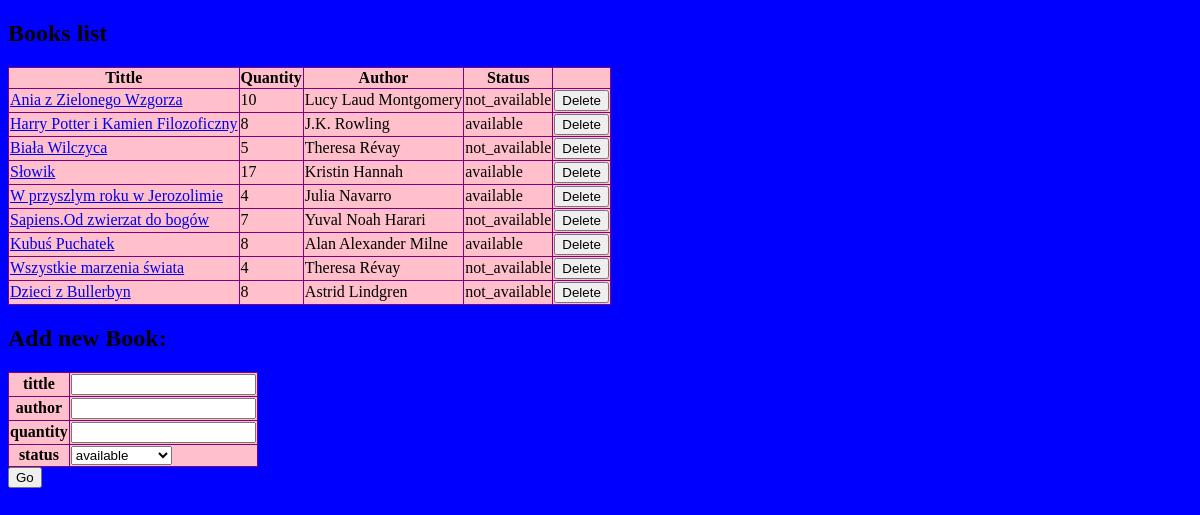
/books/, run on an earlier commit of the app's database.
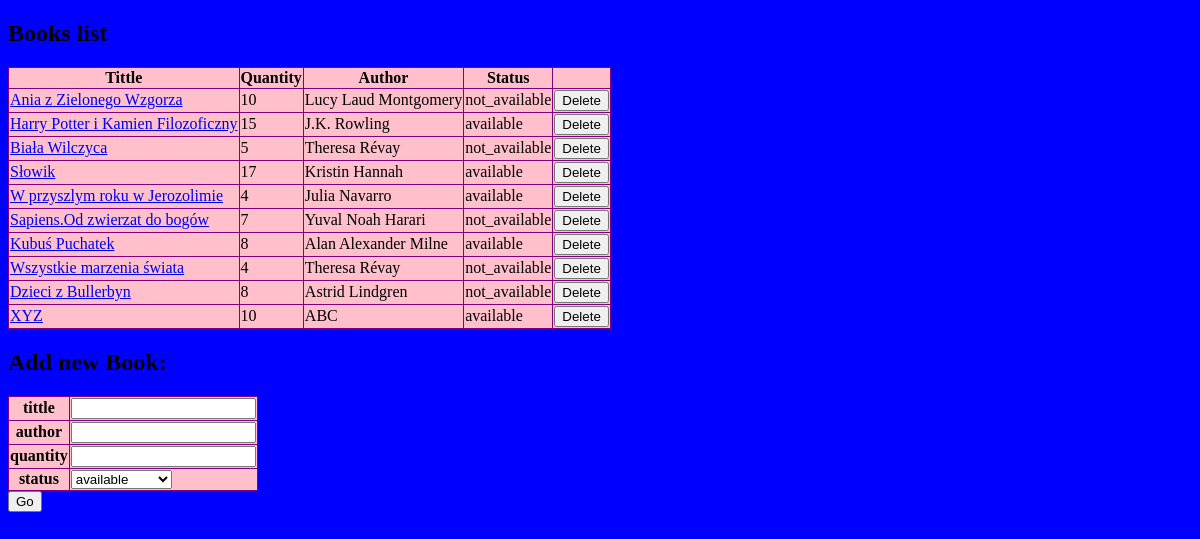
And on a later commit of the database.
### app/models.py (models this page shows, shortened)
class Book(db.Model):
    __table_args__ = {'extend_existing': True}
    id = db.Column(db.Integer, primary_key=True)
    tittle = db.Column(db.String(100))
    quantity = db.Column(db.Integer, nullable=True)
    author_id = db.Column(db.Integer, db.ForeignKey('author.id'))
    rental_id = db.Column(db.Integer, db.ForeignKey('rental.id'))
    def get_author(self):
        author = Author.query.filter_by(id=self.author_id).first()
        return author.name
    def get_rental_status(self):
        rental_status = Rental.query.filter_by(id=self.rental_id).first()
        return rental_status.status.value

class Author(db.Model):
    __table_args__ = {'extend_existing': True}
    id = db.Column(db.Integer, primary_key=True)
    name = db.Column(db.String(100))
    books = db.relationship("Book", backref="author_name")

class Rental(db.Model):
    __table_args__ = {'extend_existing': True}
    id = db.Column(db.Integer, primary_key=True)
    status = db.Column(db.Enum(Status_Enum), default=Status_Enum.available)
    books = db.relationship("Book", backref="rental_status")

### app/routes.py (the view, shortened to what this page needs)
@app.route("/books/", methods=["GET", "POST"])
def book_list():
    form = BookForm()
    error = ""
    return render_template("book.html", form=form, books=Book.query.all(), error=error)

### app/forms.py
class BookForm(FlaskForm):
    tittle = StringField("tittle", validators=[DataRequired()])
    author = StringField("author", validators=[DataRequired()])
    quantity = IntegerField('quantity', validators=[DataRequired()])
    status = SelectField('status', choices=[('available', 'available'), ('not_available', 'not_available')], validators=[DataRequired()])

### app/templates/book.html (shortened to what this page needs)
<!DOCTYPE html>
<html lang="en">
<head>
    <link rel="stylesheet" href={{ url_for('static', filename='style.css') }}>
</head>
<body>
<h2>Books list</h2>
<table>
    <thead>
    <th>Tittle</th>
    <th>Quantity</th>
    <th>Author</th>
    <th>Status</th>
    </thead>
{% for book in books %}
    <tr>
        <td><a href="/books/edit/{{ book.id }}">{{ book.tittle }}</a></td>
        <td>{{ book.quantity }}</td>
        <td>{{ book.get_author() }}</td>
        <td>{{ book.get_rental_status() }}</td>
        <td><form method="POST" action = "books/{{ book.id }}/delete"><button type="button" class="deletebtn">Delete</button></form></td>
    </tr>
{% endfor %}
</table>
<div>
    <h2> Add new Book: </h2>
    <form method="POST" action="/books/">
        <table>
            {% for field in form if field.widget.input_type != 'hidden'  %}
                <tr>
                    <th>{{ field.label }}</th>
                    <td>{{ field }}</td>
                </tr>
            {% endfor %}
        </table>
        <input type="submit" value="Go">
    </form>
</div>
</body>
</html>

What changed in the data, as far as the page shows it:
changed Book "Harry Potter i Kamien Filozoficzny": quantity "8" → "15"
added Book: tittle "XYZ", quantity "10", get_author "ABC", get_rental_status "available"
